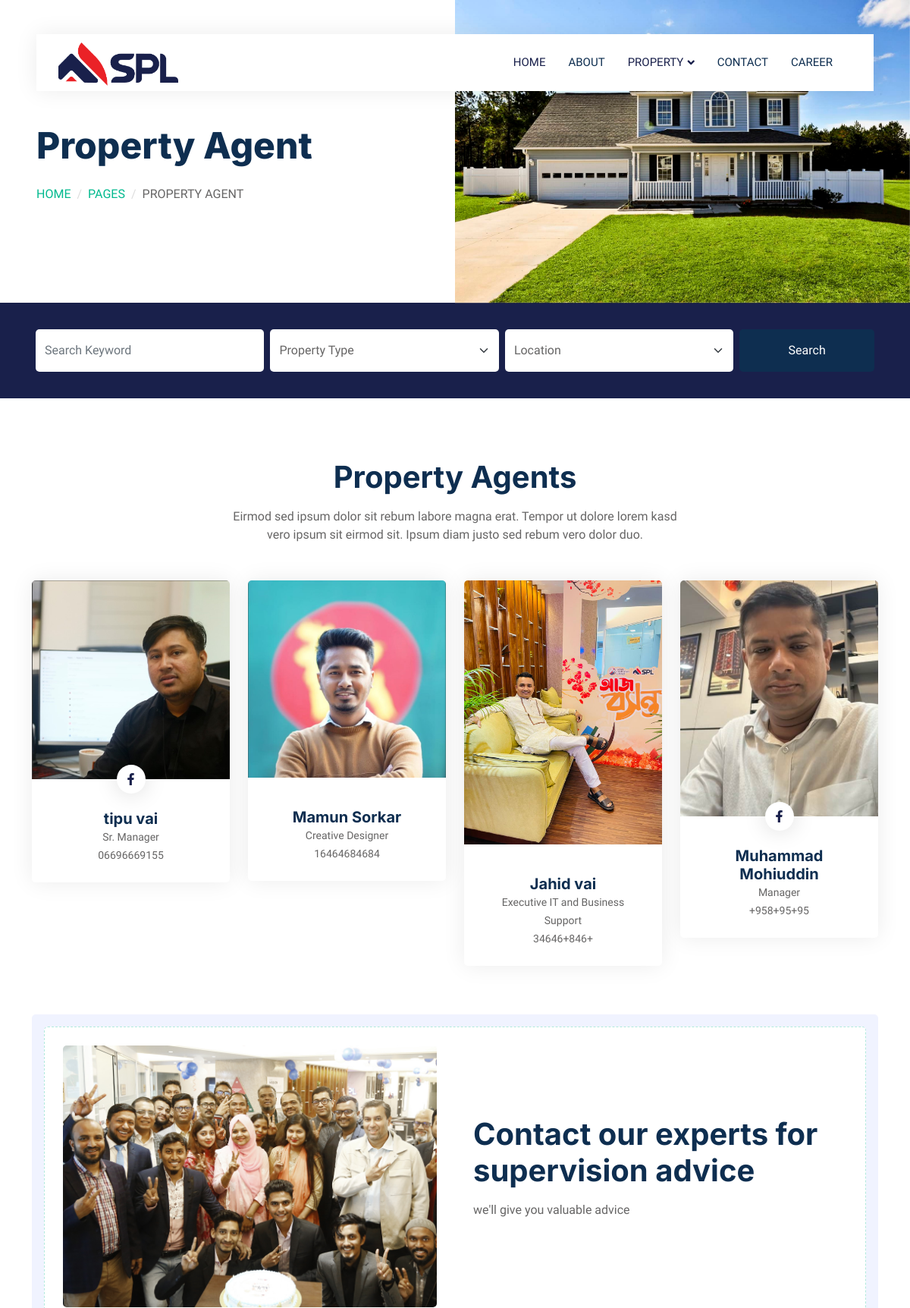
Before: /propertyAgent/ (upper part) with the older database file.
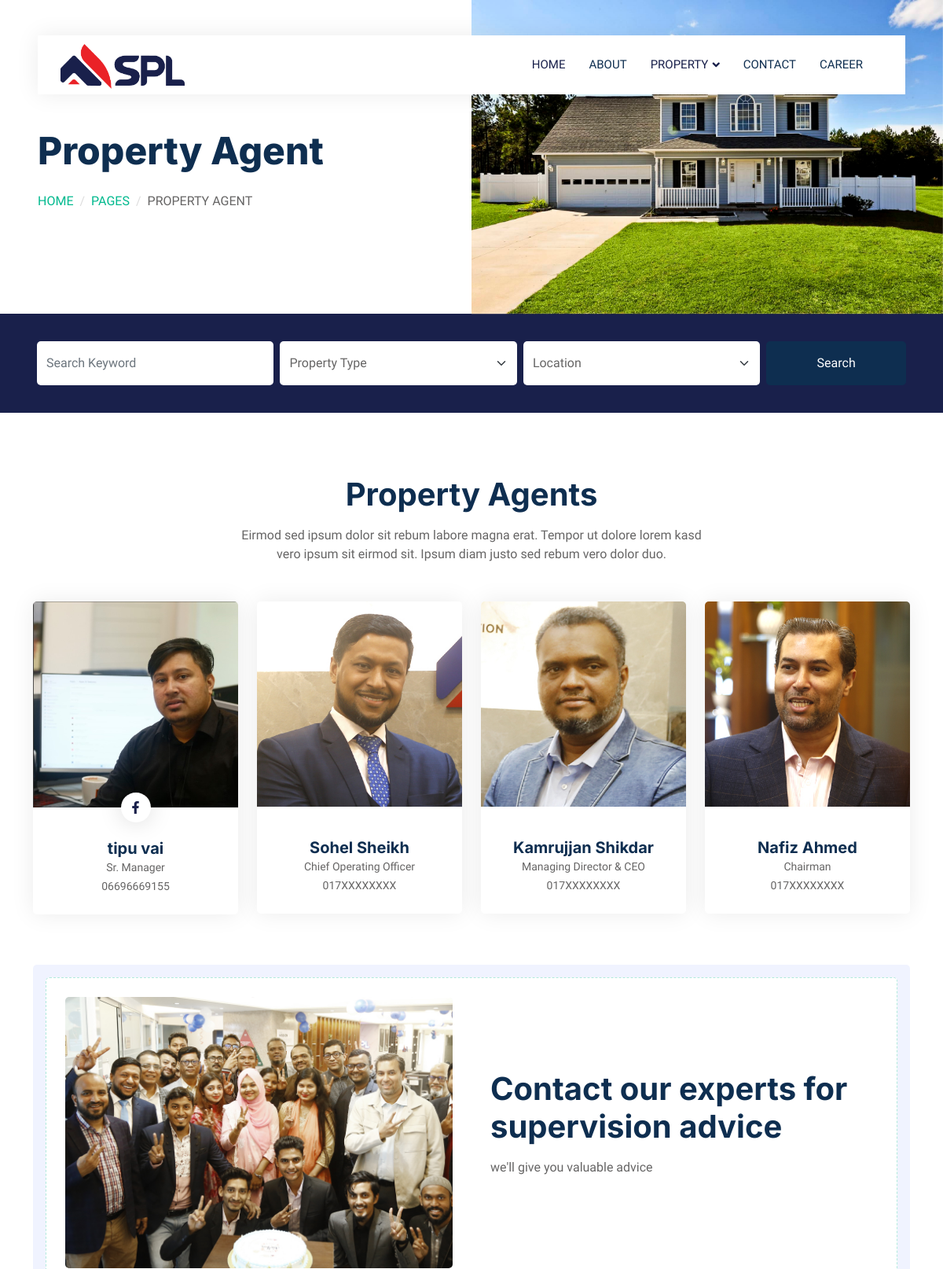
After: the same page with the newer database file.
### properties/models.py (models this page shows, shortened)
class PropertyAgent_TeamMember(models.Model):
    full_name = models.CharField(max_length=255)
    designation = models.CharField(max_length=255)
    number=models.CharField(max_length=20,null=True)
    image = models.ImageField(upload_to='team_images')
    facebook_url = models.URLField(blank=True, null=True)
    twitter_url = models.URLField(blank=True, null=True)
    instagram_url = models.URLField(blank=True, null=True)

### properties/views.py (the view)
# urls.py: path('propertyAgent/',views.propertyAgent,name="propertyAgent"),
def propertyAgent(request):
    header_image = PropertyAgent_HeaderImage.objects.first()
    team_members = PropertyAgent_TeamMember.objects.all()
    cta = PropertyAgent_CallToAction.objects.first()
    context = {
        'header_image': header_image,
        'team_members': team_members,
        'cta': cta,
    }
    return render(request, 'properties/property-agent.html', context)

### properties/templates/properties/property-agent.html (shortened to what the changed rows need)
{% extends "properties/base.html" %}
{% block body %}
{% load static %}
<div class="container-fluid header bg-white p-0">
    <div class="row g-0 align-items-center flex-column-reverse flex-md-row">
        <div class="col-md-6 p-5 mt-lg-5">
            <h1 class="display-5 animated fadeIn mb-4">Property Agent</h1>
        </div>
    </div>
</div>
<div class="container-xxl py-5">
    <div class="container">
        <div class="text-center mx-auto mb-5 wow fadeInUp" data-wow-delay="0.1s" style="max-width: 600px;">
            <h1 class="mb-3">Property Agents</h1>
        </div>
        <div class="row g-4">
            {% for member in team_members %}
            <div class="col-lg-3 col-md-6 wow fadeInUp" data-wow-delay="0.{{ forloop.counter0 }}s">
                <div class="team-item rounded overflow-hidden">
                    <div class="position-relative">
                        <img class="img-fluid" src="{{ member.image.url }}" alt="">
                        <div class="position-absolute start-50 top-100 translate-middle d-flex align-items-center">
                            {% if member.facebook_url %}
                            <a class="btn btn-square mx-1" href="{{ member.facebook_url }}"><i class="fab fa-facebook-f"></i></a>
                            {% endif %}
                        </div>
                    </div>
                    <div class="text-center p-4 mt-3">
                        <h5 class="fw-bold mb-0">{{ member.full_name }}</h5>
                        <small>{{ member.designation }}</small>
                        <br>
                        <small>{{ member.number }}</small>
                    </div>
                </div>
            </div>
            {% endfor %}
        </div>
    </div>
</div>
<div class="container-xxl py-5">
    <div class="container">
        <div class="bg-light rounded p-3">
            <div class="bg-white rounded p-4" style="border: 1px dashed rgba(0, 185, 142, .3)">
                <div class="row g-5 align-items-center">
                    <div class="col-lg-6 wow fadeIn" data-wow-delay="0.5s">
                        <div class="mb-4">
                            <h1 class="mb-3">{{ cta.title }}</h1>
                        </div>
                    </div>
                </div>
            </div>
        </div>
    </div>
</div>
{% endblock %}

Changed rows visible on the page:
removed PropertyAgent_TeamMember: image (picture), full_name "Muhammad Mohiuddin", designation "Manager", number "+958+95+95"
changed PropertyAgent_TeamMember: image: a different picture; full_name "Mamun Sorkar" → "Sohel Sheikh"; designation "Creative Designer" → "Chief Operating Officer"; number "16464684684" → "017XXXXXXXX"
changed PropertyAgent_TeamMember: image: a different picture; full_name "Jahid vai" → "Kamrujjan Shikdar"; designation "Executive IT and Business Support" → "Managing Director & CEO"; number "34646+846+" → "017XXXXXXXX"
added PropertyAgent_TeamMember: image (picture), full_name "Nafiz Ahmed", designation "Chairman", number "017XXXXXXXX"
